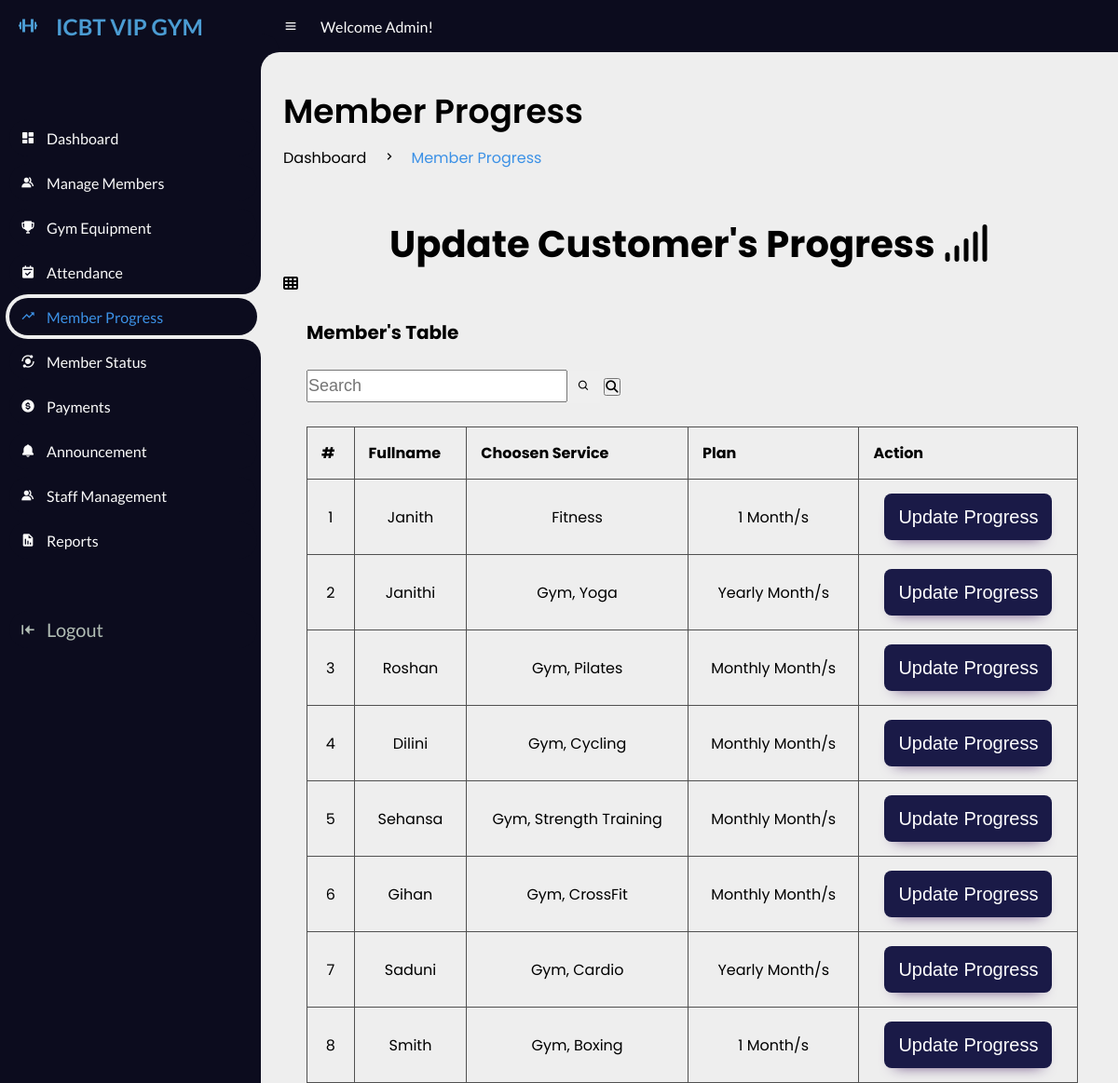
Screenshot of /1Admin/progressmb.php (signed in) with the database file from the repository.
### tables this page shows
CREATE TABLE `members` (
  `user_id` int(11) NOT NULL,
  `fullname` varchar(20) NOT NULL,
  `email` varchar(20) NOT NULL,
  `password` varchar(100) NOT NULL,
  `gender` varchar(20) NOT NULL,
  `dor` date NOT NULL,
  `services` varchar(50) NOT NULL,
  `amount` int(100) NOT NULL,
  `paid_date` date NOT NULL,
  `p_year` int(11) NOT NULL,
  `plan` varchar(100) NOT NULL,
  `address` varchar(20) NOT NULL,
  `contact` varchar(100) NOT NULL,
  `status` varchar(20) NOT NULL DEFAULT 'Active',
  `attendance_count` int(100) NOT NULL,
  `ini_weight` int(100) NOT NULL DEFAULT 0,
  `curr_weight` int(100) NOT NULL DEFAULT 0,
  `ini_bodytype` varchar(50) NOT NULL,
  `curr_bodytype` varchar(50) NOT NULL,
  `progress_date` date NOT NULL,
  `reminder` int(11) NOT NULL DEFAULT 0
);

### 1Admin/progressmb.php (the view, shortened to what this page needs)
<!DOCTYPE html>
<html lang="en">
<head>
    <link href='https://unpkg.com/boxicons@2.0.9/css/boxicons.min.css' rel='stylesheet'>
    <link rel="stylesheet" href="css/style.css">
    <link href="../font-awesome/css/fontawesome.css" rel="stylesheet" />
    <link href="../font-awesome/css/all.css" rel="stylesheet" />
</head>
<body>
    <section id="sidebar">
        <a href="#" class="brand">
        <i class='bx bx-dumbbell bx-tada' ></i>
            <span class="text">ICBT VIP GYM</span>
        </a>
        <ul class="side-menu top">
            <li>
                <a href="index.php">
                    <i class='bx bxs-dashboard'></i>
                    <span class="text">Dashboard</span>
                </a>
            </li>
            <li>
                <a href="managemb.php">
                    <i class='bx bxs-group'></i>
                    <span class="text">Manage Members</span>
                </a>
            </li>
            <li>
                <a href="managegym.php">
                    <i class='bx bxs-trophy'></i>
                    <span class="text">Gym Equipment</span>
                </a>
            </li>
            <li>
                <a href="attendance.php">
                    <i class='bx bxs-calendar-check'></i>
                    <span class="text">Attendance</span>
                </a>
            </li>
            <li class="active">
                <a href="progressmb.php">
                    <i class='bx bx-trending-up'></i>
                    <span class="text">Member Progress</span>
                </a>
            </li>
            <li>
                <a href="statusmb.php">
                    <i class='bx bxs-analyse'></i>
                    <span class="text">Member Status</span>
                </a>
            </li>
            <li>
                <a href="paymentmb.php">
                    <i class='bx bxs-dollar-circle'></i>
                    <span class="text">Payments</span>
                </a>
            </li>
            <li>
                <a href="announcement.php">
                    <i class='bx bxs-bell'></i>
                    <span class="text">Announcement</span>
                </a>
            </li>
            <li>
                <a href="managestaff.php">
                    <i class='bx bxs-group'></i>
                    <span class="text">Staff Management</span>
                </a>
            </li>
            <li>
                <a href="report.php">
                    <i class='bx bxs-report'></i>
                    <span class="text">Reports</span>
                </a>
            </li>
        </ul>
        <ul class="side-menu">
            <li>
                <a href="../logout.php" class="logout">
                    <i class='bx bxs-arrow-to-left'></i>
                    <span class="text">Logout</span>
                </a>
            </li>
        </ul>
    </section>
    <section id="content">
        <nav>
            <i class='bx bx-menu'></i>
            <a class="nav-link">Welcome Admin!</a>
        </nav>
        <main>
            <div class="head-title">
                <div class="left">
                    <h1>Member Progress</h1>
                    <ul class="breadcrumb">
                        <li>
                            <a href="#">Dashboard</a>
                        </li>
                        <li><i class='bx bx-chevron-right'></i></li>
                        <li>
                            <a class="active" href="progressmb.php">Member Progress</a>
                        </li>
                    </ul>
                </div>
            </div>
            <div id="content2">
                <div id="content2-header">
                    <br><br>
                    <h1 class="text-center" style="text-align:center; font-size: 40px;">Update Customer's Progress <i class="fas fa-signal"></i></h1>
                </div>
                <div class="container-fluid">
                    <div class="row-fluid">
                        <div class="span12">
                            <div class='widget-box'>
                                <div class='widget-title'> <span class='icon'> <i class='fas fa-th'></i> </span>
                                    <h5 style="margin:25px; font-size: 20px;">Member's Table</h5>
                                    <form id="custom-search-form" role="search" method="POST" style="margin:25px; font-size: 16px;" action="progressmbSearch.php" class="form-search form-horizontal pull-right">
                                        <div class="input-append span12">
                                            <input type="text" class="search-query" placeholder="Search" name="search" style="width:280px; height:35px; font-size:18px" required ><button style="height:35px; width:35px; border:none;"><i class='bx bx-search'></i></button>
                                            <button type="submit" class="btn"><i class="fas fa-search"></i></button>
                                        </div>
                                    </form>
                                </div>
                                <div class='widget-content nopadding'>
                                    <?php
                                    include "dbcon.php";
                                    $qry = "select * from members";
                                    $cnt = 1;
                                    $result = mysqli_query($conn, $qry);
                                    echo "<table class='table table-bordered table-hover'>
              <thead>
                <tr>
                  <th>#</th>
                  <th>Fullname</th>
                  <th>Choosen Service</th>
                  <th>Plan</th>
                  <th>Action</th>
                </tr>
              </thead>";
                                    while ($row = mysqli_fetch_array($result)) {
                                        echo "<tbody>
                <td><div class='text-center'>" . $cnt . "</div></td>
                <td><div class='text-center'>" . $row['fullname'] . "</div></td>
                <td><div class='text-center'>" . $row['services'] . "</div></td>
                <td><div class='text-center'>" . $row['plan'] . " Month/s</div></td>
                <td><div class='text-center'><a href='progressmbUpdate.php?id=" . $row['user_id'] . "'><button class='btn-warning btn'> Update Progress</button></a></div></td>
              </tbody>";
                                        $cnt++;
                                    }
                                    ?>
                                    </table>
                                </div>
                            </div>
                        </div>
                    </div>
                </div>
            </div>
        </main>
    </section>
</body>
</html>

### 1Admin/css/style.css (style rules this page uses)
* { margin: 0; padding: 0; box-sizing: border-box; }
a { text-decoration: none; }
li { list-style: none; }
:root { --poppins: 'Poppins', sans-serif; --lato: 'Lato', sans-serif; --light: #0C0C1E; --blue: #3C91E6; --light-blue: #CFE8FF; --grey: #060714; --dark-grey: #AAAAAA; --dark: #FBFBFB; --red: #DB504A; --yellow: #FFCE26; --gold: #FFC72C; --light-yellow: #FFF2C6; --orange: #FD7238; --light-orange: #FFE0D3; --light-green: hsl(160, 67%, 74%); --ice-blue: #4B9CD3; --Ash-Gray: #B2BEB5; }
html { overflow-x: visible; }
body { background: #eee; overflow-x: hidden; }
#sidebar { position: fixed; top: 0; left: 0; width: 280px; height: 100%; background: var(--light); z-index: 2000; font-family: var(--lato); transition: .3s ease; overflow-x: hidden; scrollbar-width: none; }
#sidebar .brand { font-size: 24px; font-weight: 700; height: 56px; display: flex; align-items: center; color: var(--ice-blue); position: sticky; top: 0; left: 0; background: var(--light); z-index: 500; padding-bottom: 20px; box-sizing: content-box; }
#sidebar .brand .bx { min-width: 60px; display: flex; justify-content: center; }
#sidebar .side-menu { width: 100%; margin-top: 48px; }
#sidebar .side-menu li { height: 48px; background: transparent; margin-left: 6px; border-radius: 48px 0 0 48px; padding: 4px; }
#sidebar .side-menu li.active { background: #eee; position: relative; }
#sidebar .side-menu li.active::before { content: ''; position: absolute; width: 40px; height: 40px; border-radius: 50%; top: -40px; right: 0; box-shadow: 20px 20px 0 #eee; z-index: -1; }
#sidebar .side-menu li.active::after { content: ''; position: absolute; width: 40px; height: 40px; border-radius: 50%; bottom: -40px; right: 0; box-shadow: 20px -20px 0 #eee; z-index: -1; }
#sidebar .side-menu li a { width: 100%; height: 100%; background: var(--light); display: flex; align-items: center; border-radius: 48px; font-size: 16px; color: var(--dark); white-space: nowrap; overflow-x: hidden; }
#sidebar .side-menu.top li.active a { color: var(--blue); }
#sidebar .side-menu li a.logout { color: var(--Ash-Gray); font-size: 20px; ; }
#sidebar .side-menu li a .bx { min-width: calc(60px - ((4px + 6px) * 2)); display: flex; justify-content: center; }
#content { position: sticky; width: calc(100% - 280px); left: 280px; transition: .3s ease; }
#content nav { height: 56px; background: var(--light); padding: 0 24px; display: flex; align-items: center; grid-gap: 24px; font-family: var(--lato); position: sticky; top: 0; left: 0; z-index: 1000; }
#content nav::before { content: ''; position: absolute; width: 40px; height: 40px; bottom: -40px; left: 0; border-radius: 50%; box-shadow: -20px -20px 0 var(--light); }
#content nav a { color: var(--dark); }
#content nav .bx.bx-menu { cursor: pointer; color: var(--dark); }
#content nav .nav-link { font-size: 16px; transition: .3s ease; }
#content main { width: 100%; padding: 36px 24px; font-family: var(--poppins); max-height: calc(100vh - 56px); overflow-y: hide; }
#content main .head-title { display: flex; align-items: center; justify-content: space-between; grid-gap: 16px; flex-wrap: wrap; }
#content main .head-title .left h1 { font-size: 36px; font-weight: 600; margin-bottom: 10px; color: black; }
#content main .head-title .left .breadcrumb { display: flex; align-items: center; grid-gap: 16px; }
#content main .head-title .left .breadcrumb li { color: black; }
#content main .head-title .left .breadcrumb li a { color: black; pointer-events: none; }
#content main .head-title .left .breadcrumb li a.active { color: var(--blue); pointer-events: unset; }

### 1Admin/progressmb.php (style rules this page uses)
table { border-collapse: collapse; width: 95%; margin: 25px; }
th, td { padding: 15px; text-align: center; border: 1px solid #505050; }
th { text-align: left; }
.btn-warning { border: none; padding: 10px; border-radius: 8px; width: 180px; height: 50px; background: #1a1a47; color: #fff; font-size: 20px; -webkit-box-shadow: 0px 9px 15px -11px rgba(88, 54, 114, 1); -moz-box-shadow: 0px 9px 15px -11px rgba(88, 54, 114, 1); box-shadow: 0px 9px 15px -11px rgba(88, 54, 114, 1); }

### rows the page displays
members: fullname "Janith", services "Fitness", plan "1"
members: fullname "Janithi", services "Gym, Yoga", plan "Yearly"
members: fullname "Roshan", services "Gym, Pilates", plan "Monthly"
members: fullname "Dilini", services "Gym, Cycling", plan "Monthly"
members: fullname "Sehansa", services "Gym, Strength Training", plan "Monthly"
members: fullname "Gihan", services "Gym, CrossFit", plan "Monthly"
members: fullname "Saduni", services "Gym, Cardio", plan "Yearly"
members: fullname "Smith", services "Gym, Boxing", plan "1"
